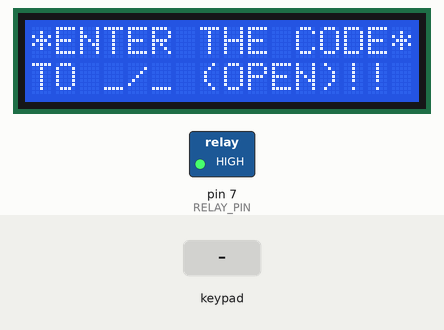
Recording of a sketch running on a simulated Arduino Uno, built with avr-gcc and run on an emulated ATmega328P. Parts: 16×2 character LCD, switched loads named in the sketch (green lamp = pin HIGH). The test bench sets the inputs (shaded band). What the sketch prints to the serial monitor is not drawn.

Above: at 1.3 s.
1.4 s: keypad keys 4 5 6 7 pressed 0.4 s apart
At 4.3 s:
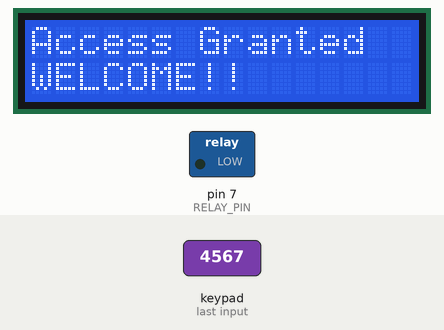
At 10.9 s:
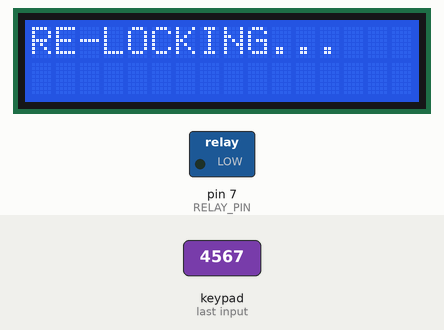
11.0 s: key 'A' pressed
14.0 s: keypad keys 4 5 6 7 # pressed 0.4 s apart
At 23.0 s:
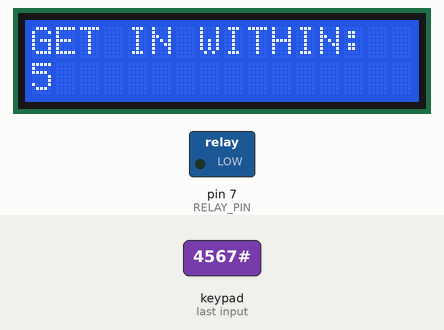
Timing chart, 0 to 24.5 s (numbered marks = the images above; inputs shaded):
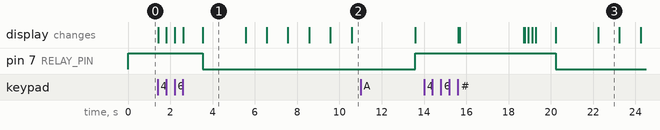

Measured:
- after the input at 1.4 s, pin 7 (RELAY_PIN): HIGH → LOW after 2.1 s; the display: first changes at once (image 1 shows a later state)
- after the input at 14.0 s, pin 7 (RELAY_PIN): HIGH → LOW after 6.2 s; the display: first differs from a run without the input after 4.8 s (image 3 shows a later state)
- what the display in image 1 shows lasts 2.1 s, from 3.5 s to 5.6 s
- what the display in image 3 shows lasts 1.0 s, from 22.2 s to 23.2 s

The sketch:

smart_lock_system__1_.ino
```cpp
#include <Keypad.h>
#include <LiquidCrystal_I2C.h>
#include <Wire.h>

int RELAY_PIN = 7;

LiquidCrystal_I2C lcd(0x27, 16, 2);

const byte ROWS = 4;
const byte COLS = 4;

char keys[ROWS][COLS] = {
  { '1', '2', '3', 'A' },
  { '4', '5', '6', 'B' },
  { '7', '8', '9', 'C' },
  { '*', '0', '#', 'D' }
};

byte rowPins[ROWS] = { 12, 11, 10, 9 };
byte colPins[COLS] = { 8, 6, 5, 4 };

Keypad keypad = Keypad(makeKeymap(keys), rowPins, colPins, ROWS, COLS);
char password[] = "4567";
int currentposition = 0;
String inputString;

void setup() {
  Serial.begin(9600);
  pinMode(RELAY_PIN, OUTPUT);
  digitalWrite(RELAY_PIN, HIGH);
  inputString.reserve(4);
  lcd.init();

  lcd.backlight();
  lcd.clear();
  displayScreen();
}

void loop() {

  char key = keypad.getKey();

  if (key) {
    Serial.println(key);

    if (key >= '0' && key <= '9') {  // only act on numeric keys
      inputString += key;            // append new character to input string

    } else if (key == '*') {
      inputString = "";  // clear input
    }
  }


  if (key != NO_KEY) {
    lcd.clear();
    lcd.setCursor(0, 0);
    lcd.print("PASSWORD:");
    lcd.print(" ");
    for (int i = 0; i <= currentposition; i++) lcd.print("*");
    if (key == password[currentposition]) {
      // lcd.print(password);
      currentposition++;
      if (currentposition == sizeof(password) - 1) {
        unlockDoor();
        currentposition = 0;
      }
    } else {
      incorrect();
      currentposition = 0;
      // lcd.print("hello");
    }
  }

  if (Serial.available() > 0) {
    int value1 = Serial.read();
    if (value1 == 1) {
      unlockDoor();
    }
  }
}

void unlockDoor() {
  delay(900);
  lcd.clear();
  lcd.setCursor(0, 0);
  lcd.print("Access Granted");
  lcd.setCursor(0, 1);
  lcd.print("WELCOME!!");
  digitalWrite(RELAY_PIN, LOW);

  delay(2000);
  counterBeep();
  delay(2000);
  digitalWrite(RELAY_PIN, HIGH);
  displayScreen();
}

void incorrect() {
  lcd.clear();
  lcd.setCursor(0, 0);
  lcd.print("CODE INCORRECT");
  lcd.setCursor(0, 1);
  lcd.print("UNAUTHORIZED");
  delay(3000);
  displayScreen();
}

void displayScreen() {
  lcd.clear();
  lcd.setCursor(0, 0);
  lcd.print("*ENTER THE CODE*");
  lcd.setCursor(0, 1);
  lcd.print("TO _/_ (OPEN)!!");
}

void counterBeep() {
  lcd.clear();
  lcd.setCursor(0, 0);
  lcd.print("GET IN WITHIN:");
  for (int i = 5; i > 0; i--) {
    lcd.setCursor(0, 1);
    lcd.print(i);
    delay(1000);
  }
  lcd.clear();
  lcd.setCursor(0, 0);
  lcd.print("RE-LOCKING...");
  delay(3000);

  digitalWrite(RELAY_PIN, HIGH);
  lcd.clear();
  lcd.setCursor(0, 0);
  lcd.print("LOCKED!");
}
```
